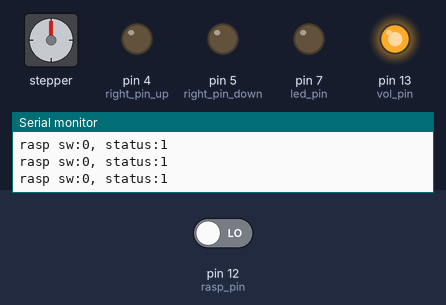
The sketch below on a simulated Arduino Uno, built with avr-gcc and run on an emulated ATmega328P. On the bench: stepper motor, output pins drawn as LEDs (lit = HIGH), the last lines printed to the serial monitor. The inputs (shaded band) are chosen by the test bench; at power-on: pin 12 (rasp_pin) LOW. Stepper angles assume 400 steps per turn.

Above: at 1.2 s.
1.3 s: pin 12 (rasp_pin) driven HIGH
At 3.7 s:
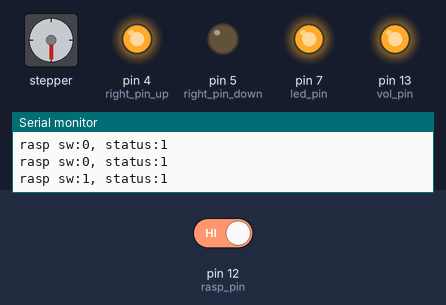
7.3 s: pin 12 (rasp_pin) driven LOW
At 10.12 s:
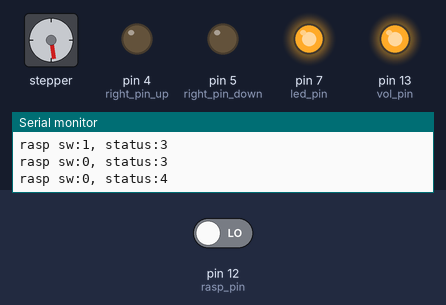
10.3 s: pin 12 (rasp_pin) driven HIGH
At 17.2 s:
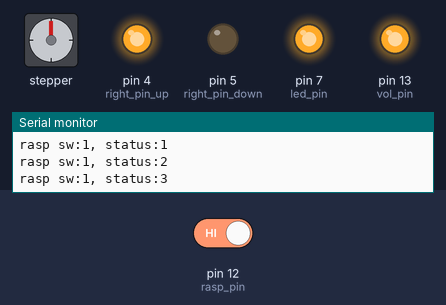
19.3 s: pin 12 (rasp_pin) driven LOW
At 20.99 s:
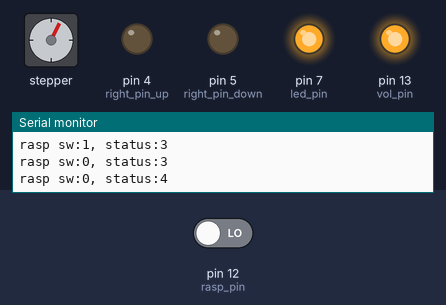
Timing chart, 0 to 23.3 s (numbered marks = the images above; inputs shaded):
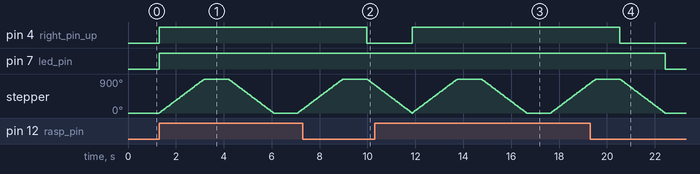

Measured:
- after the input at 1.3 s, pin 4 (right_pin_up), pin 7 (led_pin): LOW → HIGH at once; stepper: turns 900° clockwise in 1.9 s, then 900° counter-clockwise in 1.9 s, then 99° clockwise in 0.19 s
- after the input at 7.3 s, pin 4 (right_pin_up): HIGH → LOW after 2.7 s
- after the input at 10.3 s, pin 4 (right_pin_up): LOW → HIGH after 1.6 s; pin 7 (led_pin): stays HIGH (without the input it goes to LOW after 1.6 s)
- after the input at 19.3 s, pin 4 (right_pin_up): HIGH → LOW after 1.2 s; pin 7 (led_pin): HIGH → LOW after 3.1 s

The sketch:

left_arm.ino
```cpp
#include <Stepper.h>

// MOTER
// モーターの1回転ステップ数（ST-42BYH1004の場合）
int around_step = 400;
// ボタンを一回を押して進むステップ数
int step = 1;         // 正転：10、反転：-10
int speed_slow = 80;  // 回転スピード（10：遅い、50：早い）
int speed_fast = 130;
int rotate_step = 1000;  //回転角度
// int rotate_step = 100; //回転角度

// PIN
int rasp_pin = 12;  // スイッチの入力Pin
int led_pin = 7;    // LEDの出力Pin
int vol_pin = 13;   //Keep High for 5v
int right_pin_up = 4; //これでStanbyかendか切り替える
int right_pin_down = 5; //動かせー！！
int test_pin = 2;

// stepper インスタンス生成
Stepper stepper_left(around_step, 8, 9, 10, 11);

//  ---------   Left -------------
void hit_fast_left_once() {
  stepper_left.setSpeed(speed_fast);  // 1分間当たりの回転数を設定(rpm)

  // stepper_left.step(rotate_step);// ageru

  stepper_left.step(-rotate_step);//下げる
  delay(500);
  stepper_left.step(rotate_step); //上げる
}
void hit_slow_left_once() {
  stepper_left.setSpeed(speed_slow);  // 1分間当たりの回転数を設定(rpm)
  stepper_left.step(-rotate_step); //下げる
  digitalWrite(8, LOW);  // 出力を停止(モーターへの電流を止め発熱を防ぐ)
  digitalWrite(9, LOW);
  digitalWrite(10, LOW);
  digitalWrite(11, LOW);
  delay(1000);
  stepper_left.step(rotate_step); //上げる
  delay(1000);
}

//----------  Debug -------------
void call_status(int rasp_sw, int counts) {
  Serial.print("loop end  sw:");
  Serial.print(rasp_sw);
  Serial.print(",  counts:");
  Serial.println(counts);
}

void standby() {                     //両手を上げる。
  digitalWrite(led_pin, HIGH);       //目を光らす
  digitalWrite(right_pin_up, HIGH);  //5V出す
  stepper_left.setSpeed(speed_slow);  // 1分間当たりの回転数を設定(rpm)
  stepper_left.step(rotate_step);    //左手を上げる。
}
void end() {                    //両手を下げる。
  stepper_left.setSpeed(speed_slow);  // 1分間当たりの回転数を設定(rpm)
  digitalWrite(right_pin_up, LOW);   //左手を下げる
  stepper_left.step(-rotate_step); //左手を下げる。
  digitalWrite(8, LOW);  // 出力を停止(モーターへの電流を止め発熱を防ぐ)
  digitalWrite(9, LOW);
  digitalWrite(10, LOW);
  digitalWrite(11, LOW);
  digitalWrite(led_pin, LOW);  //目を消す
}

//----------  main  -------------
void setup() {
  Serial.begin(115200);  // シリアルポートを初期
  pinMode(rasp_pin, INPUT);
  pinMode(test_pin, INPUT);
  pinMode(led_pin, OUTPUT);
  pinMode(right_pin_up, OUTPUT);
  pinMode(right_pin_down, OUTPUT);
  pinMode(vol_pin, OUTPUT);

  digitalWrite(right_pin_up, LOW);
  digitalWrite(right_pin_down, LOW);
  digitalWrite(led_pin, LOW);  //目を暗くする
  digitalWrite(vol_pin, HIGH);  //5V出す

  Serial.println("Arduino start!");
  // hit_fast_left_once();
  Serial.println("End test!");
}


int rasp_sw = 0;
int counts = 0;
int status = 1;

void loop() {
  rasp_sw = digitalRead(rasp_pin);
  // rasp_sw = digitalRead(test_pin);
  Serial.print("rasp sw:");
  Serial.print(rasp_sw);
  Serial.print(", status:");
  Serial.println(status);

  //status : 1(Nan), 2(StandBy), 3(Wake Up Now), 4(end Function)
  switch (status) {
    case 1:
      if(rasp_sw){
        standby();
        delay(1000);
        status = 2;
      }
      break;
    case 2: //腕が上がっている、ラズパイの１を待つ
      if(rasp_sw){
        status = 3;
      }
      break;
    case 3: //ラズパイから信号を来た！腕を動かす。
      if(rasp_sw){ //腕を下げ、上げする
        if (counts > 2) {
          hit_fast_left_once();
          //Right ArmのpinをHIGH
          digitalWrite(right_pin_down, HIGH);
        } else {
          hit_slow_left_once();
        }
        counts++;
      }else{ //アラームが終わったぞ
        //Right ArmのpinをLOW
        digitalWrite(right_pin_down, LOW);
        status = 4;
        counts = 0;
      }
      break;
    case 4: //アラームが終了したので腕を下ろす
      end();
      //腕を下ろしたら最初に戻る
      status = 1;
      break;
    default:
      Serial.print("rasp sw:");
      Serial.print(rasp_sw);
      Serial.print(", status:");
      Serial.println(status);
  }
}
```
